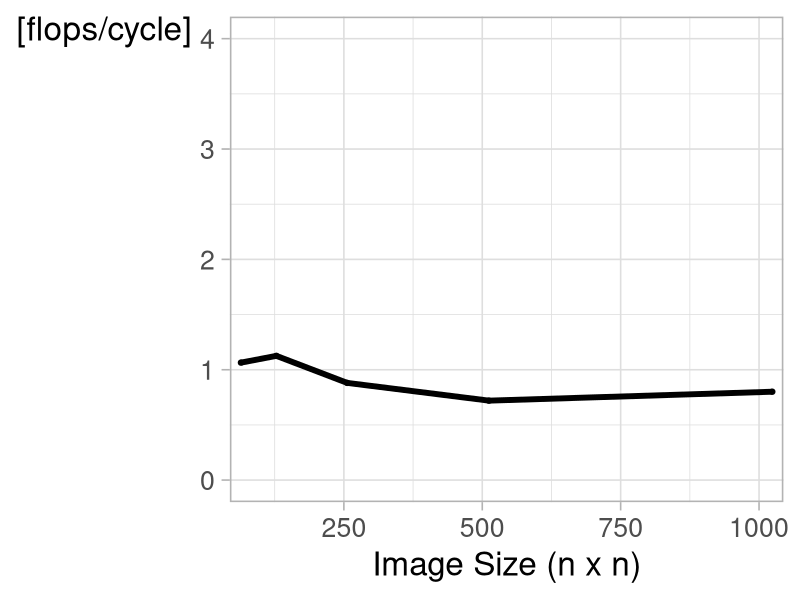

Recreate this plot in R.
library(ggplot2)
library(svglite)

## read files
df64 = read.csv("data/lena_64.csv", sep=';')
df128 = read.csv("data/monkey_128.csv", sep=';')
df256 = read.csv("data/lena_256.csv", sep=';')
df512 = read.csv("data/lena_512.csv", sep=';')
df1024 = read.csv("data/grey-parrot_1024.csv", sep=';')


## create dataframe
df = data.frame(
    c(64,
      128,
      256,
      512,
      1024),
    c(mean(df64$flops.cycle),
      mean(df128$flops.cycle),
      mean(df256$flops.cycle),
      mean(df512$flops.cycle),
      mean(df1024$flops.cycle))
)
colnames(df) = c("size", "performance")


## Create plot
theme_set(theme_light(base_size = 24))
image = ggplot(data=df, aes(x=size)) +
    ## ggtitle("Performance") +
    geom_line(aes(y=performance), lwd=2) +
    geom_point(aes(y=performance), lwd=4) +
    scale_x_continuous(
        name="Image Size (n x n)",
        expand = c(0, 20),
        ) +
    scale_y_continuous(name=("[flops/cycle]"), limits=c(0,4)) +
    theme(
        axis.title.y = element_text(angle=0),
        legend.position = "none",
        legend.title = element_blank())

## save plot
ggsave(file="performance.png",
       dpi = 300,
       plot=image,
       width=15,
       height=8)
